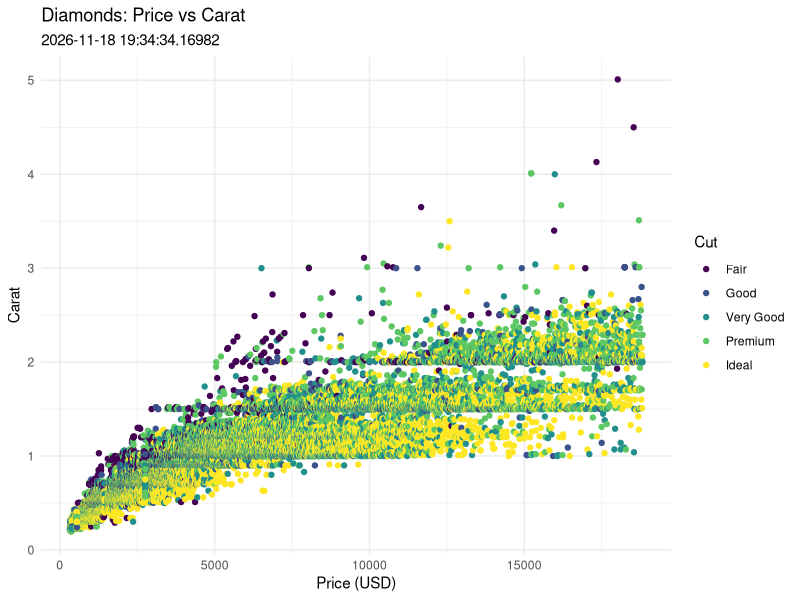

Write the R code that produced this figure.
## ---- chunk 1
library(ggplot2)
dplyr::glimpse(diamonds)

# diamonds |> 
#     ggplot(aes(price, carat, color = cut)) +
#     geom_point()

ggplot(diamonds, aes(x = price, y = carat, color = cut)) +
  geom_point() +
  labs(
    title = "Diamonds: Price vs Carat",
    subtitle = Sys.time(),
    x = "Price (USD)",
    y = "Carat",
    color = "Cut"
  ) +
  theme_minimal()

